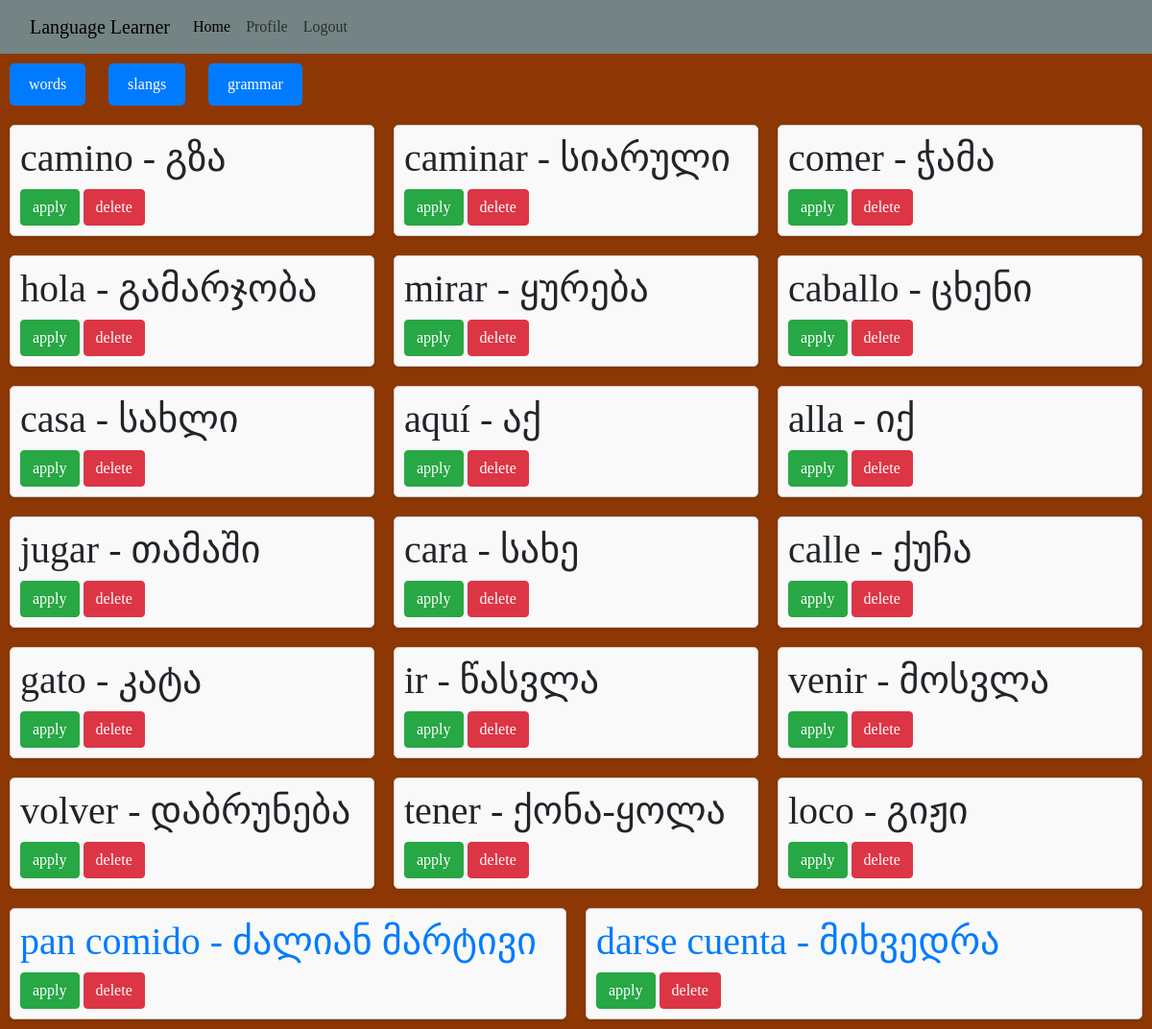
/apply_content (signed in), run on an earlier commit of the app's database.
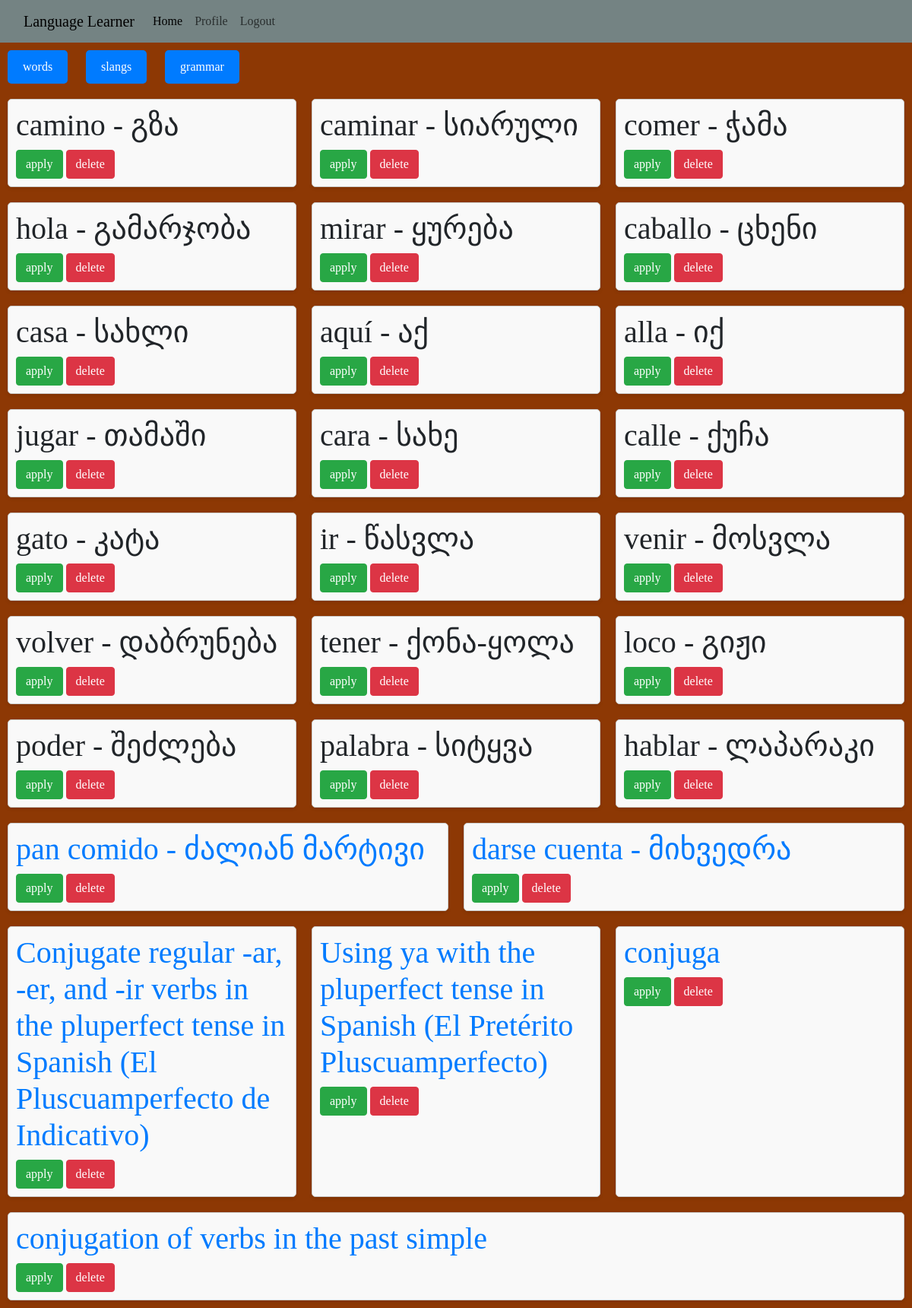
And on a later commit of the database.
### teach/models.py (models this page shows)
class Word(models.Model):
    word_name = models.CharField(max_length=100, null=False, unique=True)
    translate = models.CharField(max_length=100, null=False)
    language = models.ForeignKey(Language, on_delete=models.CASCADE, null=False)
    is_valid = models.BooleanField(default=False, null=True)
    creator = models.ForeignKey(User, on_delete=models.CASCADE, null=False)

class Slang(models.Model):
    slang_text = models.TextField(max_length=200, null=False, unique=True)
    translate_text = models.CharField(max_length=200, null=False)
    explanation = models.CharField(max_length=1000, null=False)
    language = models.ForeignKey(Language, on_delete=models.CASCADE, null=False)
    is_valid = models.BooleanField(default=False, null=True)
    creator = models.ForeignKey(User, on_delete=models.CASCADE, null=False)

class Grammar(models.Model):
    grammar_name = models.CharField(max_length=1000, null=False, unique=True, validators=[validate_lesson_name])
    grammar_topic = models.ForeignKey(GrammarTopic, on_delete=models.CASCADE)
    grammar_text = models.TextField(max_length=120000, null=False, unique=True, validators=[validate_grammar_text])
    language = models.ForeignKey(Language, on_delete=models.CASCADE, null=False)
    is_valid = models.BooleanField(default=False, null=True)
    creator = models.ForeignKey(User, on_delete=models.CASCADE, null=False)

### user_register/views.py (the view, shortened to what this page needs)
# urls.py: path('apply_content', views.apply_content, name='apply_content'),
@login_required
def apply_content(request):
    words = Word.objects.filter(is_valid=False).all()
    grammars = Grammar.objects.filter(is_valid=False).all()
    slangs = Slang.objects.filter(is_valid=False).all()
    if request.user.is_superuser:
        return render(request, 'apply_content.html', {'words': words,
                                                      'grammars': grammars, 'slangs': slangs})
    else:
        messages.error(request, 'You do not have permission to apply content!')
        return redirect('index')

### templates/apply_content.html (shortened to what this page needs)
{% extends 'base.html' %}
{% block content %}
    <button id="words">words</button>
    <button id="slangs">slangs</button>
    <button id="grammars">grammar</button>
    <div class="main_words">
    {% for word in words %}
        <div class="word_div">
        <form method="post" class="apply_word">
            <h1>{{ word.word_name }} - {{ word.translate }}</h1>
            <input class="btn-success btn" type="submit" value="apply" name="apply_word">
            <input  class="btn-danger btn" type="submit" value="delete" name="delete_word">
        </form>
        </div>
    {% endfor %}
    </div>
    <div class="main_slangs">
    {% for slang in slangs %}
        <div class="slang_div">
        <form method="post" class="apply_slang">
            <h1 class="see_more">{{ slang.slang_text }} - {{ slang.translate_text }}</h1>
            <input class="btn-success btn" type="submit" value="apply" name="apply_slang">
            <input class="btn-danger btn" type="submit" value="delete" name="delete_slang">
        </form>
        </div>
    {% endfor %}
    </div>
     <div class="main_grammars">
    {% for grammar in grammars %}
        <div class="grammar_div">
        <form method="post" class="apply_grammar">
            <h1 class="see_more_1">{{ grammar.grammar_name }}</h1>
            <input class="btn-success btn" type="submit" value="apply" name="apply_grammar">
            <input class="btn-danger btn" type="submit" value="delete" name="delete_grammar">
        </form>
        </div>
    {% endfor %}
    </div>
{% endblock %}

### templates/base.html (shortened to what this page needs)
<!DOCTYPE html>
<html lang="en">
<head>
    <link rel="stylesheet" href="https://cdnjs.cloudflare.com/ajax/libs/font-awesome/6.5.1/css/all.min.css" />
    <link href="https://cdn.jsdelivr.net/npm/bootstrap@5.3.2/dist/css/bootstrap.min.css" rel="stylesheet">
    <link href="https://maxcdn.bootstrapcdn.com/bootstrap/4.5.2/css/bootstrap.min.css" rel="stylesheet">
</head>
<body>
    <nav class="navbar navbar-expand-lg navbar-color">
  <div class="container-fluid">
    <a class="navbar-brand" href="#">Language Learner</a>
    <div class="collapse navbar-collapse" id="navbarSupportedContent">
      <ul class="navbar-nav me-auto mb-2 mb-lg-0">
        <li class="nav-item">
          <a class="nav-link active" aria-current="page" href="{% url 'index' %}">Home</a>
        </li>
        {% if not user.is_authenticated %}
            <li class="nav-item">
          <a class="nav-link" href="{% url 'login' %}">Login</a>
        </li>
        <li class="nav-item">
          <a class="nav-link" href="{% url 'register' %}">Registration</a>
        </li>
        {% else %}
            <li class="nav-item">
                <a class="nav-link" href="{% url 'profile' %}">Profile</a>
            </li>
            <li class="nav-item">
                <a class="nav-link" href="{% url 'logout' %}">Logout</a>
            </li>
        {% endif %}
      </ul>
    </div>
  </div>
</nav>
    {% block content %}{% endblock%}
</body>
</html>

### templates/apply_content.html (style rules this page uses)
#words, #slangs, #grammars { margin: 10px; padding: 10px 20px; background-color: #007bff; color: #fff; border: none; border-radius: 5px; cursor: pointer; }
.main_words, .main_slangs, .main_grammars { display: flex; flex-wrap: wrap; justify-content: center; }
.word_div, .slang_div, .grammar_div { flex: 1 0 calc(33.33% - 20px); margin: 10px; padding: 10px; border: 1px solid #ccc; border-radius: 5px; background-color: #f9f9f9; box-shadow: 0 2px 4px rgba(0, 0, 0, 0.1); }
.see_more, .see_more_1, .close, .close_1 { cursor: pointer; color: #007bff; }

### templates/base.html (style rules this page uses)
body { background-color: #8d3804; font-family: "Franklin Gothic Medium Cond"; }
html, body { margin: 0; padding: 0; height: 100%; }
.navbar-color { background-color: #748383; font-weight: normal; }

What changed in the data, as far as the page shows it:
added Word: word_name "poder", translate "შეძლება"
added Word: word_name "palabra", translate "სიტყვა"
added Word: word_name "hablar", translate "ლაპარაკი"
added Grammar: grammar_name "Conjugate regular -ar, -er, and -ir verbs in the pluperfect tense in Spanish (El Pluscuamperfecto de Indicativo)"
added Grammar: grammar_name "Using ya with the pluperfect tense in Spanish (El Pretérito Pluscuamperfecto)"
added Grammar: grammar_name "conjuga"
added Grammar: grammar_name "conjugation of verbs in the past simple"
